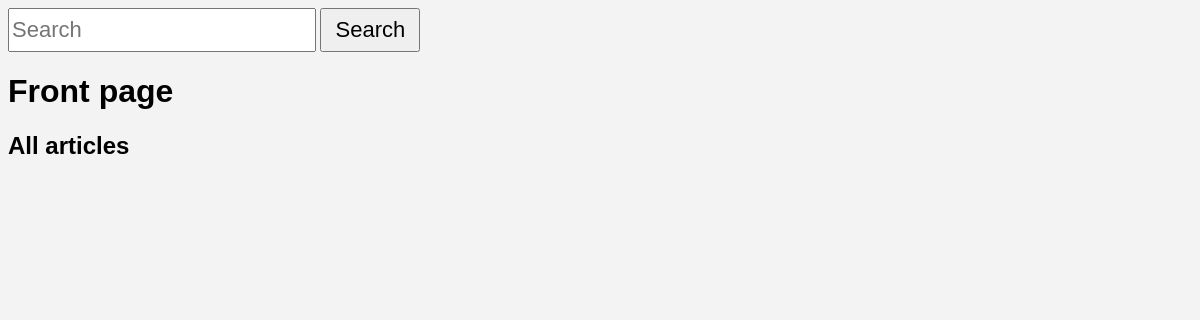
Before: /search/index.php with the older database file.
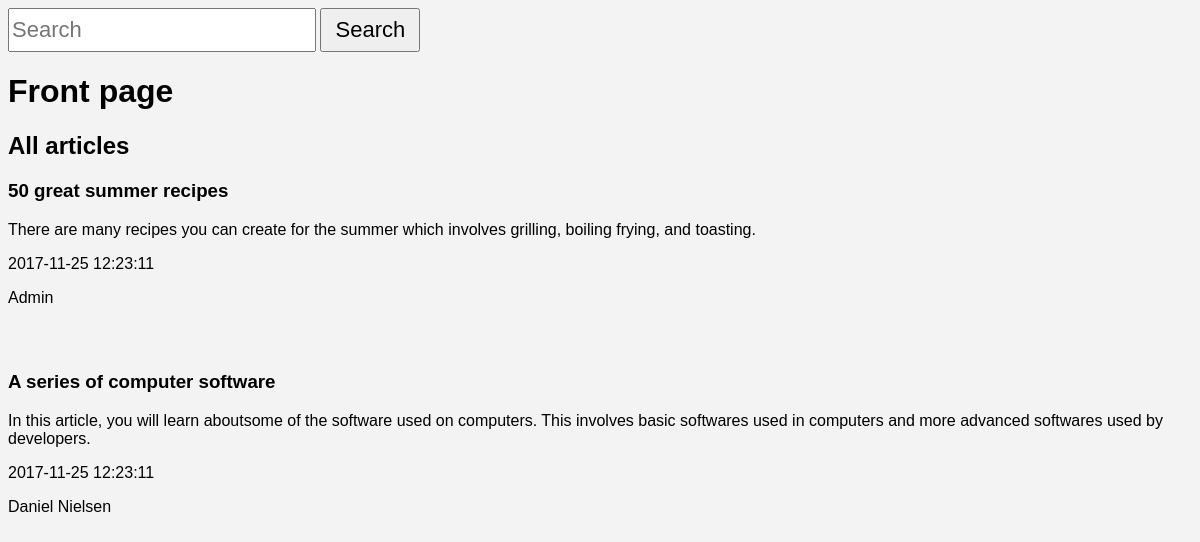
After: the same page with the newer database file.
### tables this page shows
CREATE TABLE `article` (
  `a_id` int(11) NOT NULL,
  `a_title` varchar(256) NOT NULL,
  `a_text` text NOT NULL,
  `a_author` varchar(256) NOT NULL,
  `a_date` datetime NOT NULL
);

### search/index.php (the view)
<?php
    include 'header.php';
?>
<form action="search.php" method="POST">
    <input type="text" name="search" placeholder="Search">
    <button type="submit" name="submit-search">Search</button>
</form>
<h1>Front page</h1>
<h2>All articles</h2>
<div class="article_container">
<?php
    $sql = "SELECT * FROM article";
    $result = mysqli_query($conn, $sql);
    $queryResults = mysqli_num_rows($result);
    if($queryResults > 0){
        while($row = mysqli_fetch_assoc($result)){
            echo "<div class='article-box'>
            <h3>".$row['a_title']."</h3>
            <p>".$row['a_text']."</p>
            <p>".$row['a_date']."</p>
            <p>".$row['a_author']."</p>
            </div>";
        }
    }
?>
</div>
</body>
</html>

### search/header.php (shortened to what this page needs)
<!DOCTYPE html>
<html>
<head>
<link rel="stylesheet" type="text/css" href="style.css">
</head>
<body>

### search/style.css (style rules this page uses)
body { background-color: #f3f3f3; font-family: Arial, Helvetica, sans-serif; }
.article-box { padding-bottom: 30px; width: 100%; }
input { padding: 0px 2px; width: 300px; height: 40px; font-size: 22px; }
button { width: 100px; height: 44px; font-size: 22px; }

Changed rows visible on the page:
added article: a_title "50 great summer recipes", a_text "There are many recipes you can create for the summer which involves grilling, boiling frying, and toasting.", a_date "2017-11-25 12:23:11", a_author "Admin"
added article: a_title "A series of computer software", a_text "In this article, you will learn aboutsome of the software used on computers. This involves basic softwares used in computers and more advanced softwares used by developers.", a_date "2017-11-25 12:23:11", a_author "Daniel Nielsen"
